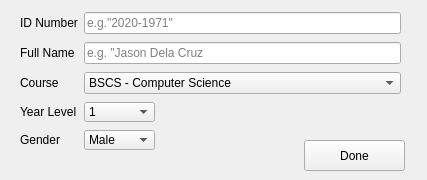
<?xml version="1.0" encoding="UTF-8"?>
<ui version="4.0">
 <class>ADDSTUDENTWINDOW</class>
 <widget class="QMainWindow" name="ADDSTUDENTWINDOW">
  <property name="geometry">
   <rect>
    <x>0</x>
    <y>0</y>
    <width>427</width>
    <height>180</height>
   </rect>
  </property>
  <property name="minimumSize">
   <size>
    <width>427</width>
    <height>180</height>
   </size>
  </property>
  <property name="maximumSize">
   <size>
    <width>427</width>
    <height>180</height>
   </size>
  </property>
  <property name="font">
   <font>
    <family>Segoe UI</family>
   </font>
  </property>
  <property name="windowTitle">
   <string>Add Student Form</string>
  </property>
  <widget class="QWidget" name="centralwidget">
   <widget class="QPushButton" name="doneAdd">
    <property name="geometry">
     <rect>
      <x>304</x>
      <y>140</y>
      <width>101</width>
      <height>31</height>
     </rect>
    </property>
    <property name="text">
     <string>Done</string>
    </property>
   </widget>
   <widget class="QWidget" name="">
    <property name="geometry">
     <rect>
      <x>20</x>
      <y>10</y>
      <width>381</width>
      <height>145</height>
     </rect>
    </property>
    <layout class="QGridLayout" name="gridLayout">
     <item row="3" column="1">
      <widget class="QComboBox" name="yearField">
       <property name="sizePolicy">
        <sizepolicy hsizetype="Expanding" vsizetype="Expanding">
         <horstretch>0</horstretch>
         <verstretch>0</verstretch>
        </sizepolicy>
       </property>
       <property name="minimumSize">
        <size>
         <width>71</width>
         <height>20</height>
        </size>
       </property>
       <property name="maximumSize">
        <size>
         <width>71</width>
         <height>20</height>
        </size>
       </property>
       <item>
        <property name="text">
         <string>1</string>
        </property>
       </item>
       <item>
        <property name="text">
         <string>2</string>
        </property>
       </item>
       <item>
        <property name="text">
         <string>3</string>
        </property>
       </item>
       <item>
        <property name="text">
         <string>4</string>
        </property>
       </item>
       <item>
        <property name="text">
         <string>5</string>
        </property>
       </item>
      </widget>
     </item>
     <item row="4" column="0">
      <widget class="QLabel" name="genderLabel">
       <property name="text">
        <string>Gender</string>
       </property>
      </widget>
     </item>
     <item row="4" column="2">
      <spacer name="horizontalSpacer_2">
       <property name="orientation">
        <enum>Qt::Horizontal</enum>
       </property>
       <property name="sizeHint" stdset="0">
        <size>
         <width>40</width>
         <height>20</height>
        </size>
       </property>
      </spacer>
     </item>
     <item row="1" column="0">
      <widget class="QLabel" name="nameLabel">
       <property name="text">
        <string>Full Name</string>
       </property>
      </widget>
     </item>
     <item row="2" column="1" colspan="2">
      <widget class="QComboBox" name="courseField">
       <item>
        <property name="text">
         <string>BSCS - Computer Science</string>
        </property>
       </item>
       <item>
        <property name="text">
         <string>BSIT - Information Techonology</string>
        </property>
       </item>
       <item>
        <property name="text">
         <string>BSIS - Information Systems</string>
        </property>
       </item>
       <item>
        <property name="text">
         <string>BSBA - Business Administration</string>
        </property>
       </item>
       <item>
        <property name="text">
         <string>BSHRM - Hotel and Restaurant Management</string>
        </property>
       </item>
       <item>
        <property name="text">
         <string>BSEE - Elementary Education</string>
        </property>
       </item>
       <item>
        <property name="text">
         <string>BSCE - Computer Engineering</string>
        </property>
       </item>
       <item>
        <property name="text">
         <string>BSME - Mechanical Engineering</string>
        </property>
       </item>
       <item>
        <property name="text">
         <string>BAPS - Political Science</string>
        </property>
       </item>
       <item>
        <property name="text">
         <string>BSEET - Environmental Engineering Technology</string>
        </property>
       </item>
      </widget>
     </item>
     <item row="4" column="1">
      <widget class="QComboBox" name="genderField">
       <property name="minimumSize">
        <size>
         <width>71</width>
         <height>20</height>
        </size>
       </property>
       <property name="maximumSize">
        <size>
         <width>71</width>
         <height>20</height>
        </size>
       </property>
       <item>
        <property name="text">
         <string>Male</string>
        </property>
       </item>
       <item>
        <property name="text">
         <string>Female</string>
        </property>
       </item>
       <item>
        <property name="text">
         <string>Others</string>
        </property>
       </item>
      </widget>
     </item>
     <item row="0" column="0">
      <widget class="QLabel" name="idLabel">
       <property name="text">
        <string>ID Number</string>
       </property>
      </widget>
     </item>
     <item row="1" column="1" colspan="2">
      <widget class="QLineEdit" name="nameField">
       <property name="placeholderText">
        <string>e.g. &quot;Jason Dela Cruz</string>
       </property>
      </widget>
     </item>
     <item row="2" column="0">
      <widget class="QLabel" name="courseLabel">
       <property name="text">
        <string>Course</string>
       </property>
      </widget>
     </item>
     <item row="3" column="2">
      <spacer name="horizontalSpacer">
       <property name="orientation">
        <enum>Qt::Horizontal</enum>
       </property>
       <property name="sizeHint" stdset="0">
        <size>
         <width>40</width>
         <height>20</height>
        </size>
       </property>
      </spacer>
     </item>
     <item row="3" column="0">
      <widget class="QLabel" name="yearLabel">
       <property name="text">
        <string>Year Level</string>
       </property>
      </widget>
     </item>
     <item row="0" column="1" colspan="2">
      <widget class="QLineEdit" name="idField">
       <property name="placeholderText">
        <string>e.g.&quot;2020-1971&quot;</string>
       </property>
      </widget>
     </item>
    </layout>
   </widget>
  </widget>
 </widget>
 <tabstops>
  <tabstop>idField</tabstop>
  <tabstop>nameField</tabstop>
  <tabstop>genderField</tabstop>
  <tabstop>doneAdd</tabstop>
 </tabstops>
 <resources/>
 <connections/>
</ui>
